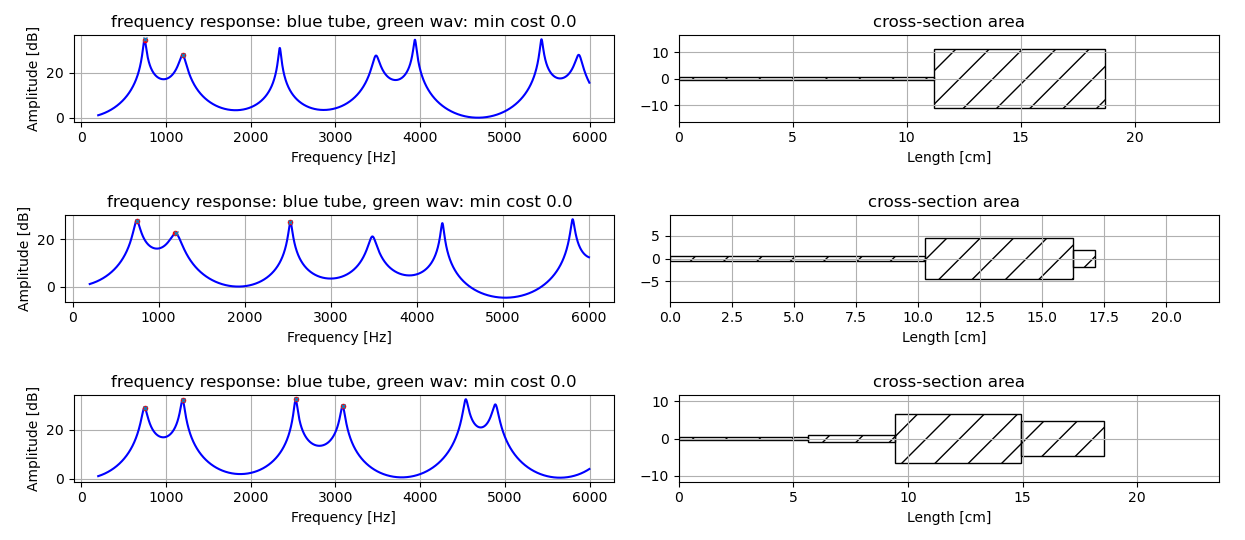
#> input picture result_figure_a/tube234/a_1-16k_0.png, 1245 x 540 px, given as the content of the folder result_figure/2tube, which was not available
$ python combine_image.py
#> lines starting #> are read from the running program, lines starting #| are printed output that depends on the picture; pictures that were not available may be replaced by others from this repository, and a replacement may not be noted
#coding:utf-8

#
# combine 2,3,and 4 tube model estimation result figures
#
#  For example:
#     result_figure/2tube/*.png   result figures of pks2tube5frame.py -t 2 (use 2 tube model)
#     result_figure/3tube/*.png   result figures of pks2tube5frame.py -t 3 (use 3 tube model)
#     result_figure/4tube/*.png   result figures of pks2tube5frame.py -t 4 (use 4 tube model)
#     result_figure/234tube/*.png combine above 2,3,and 4 tube model estimation result figures

import os
import argparse
import glob
from matplotlib import pyplot as plt
import numpy as np


# check version
#  python 3.6.4 on win32
#  numpy 1.18.4
#  matplotlib 3.3.1


if __name__ == '__main__':
    #
    parser = argparse.ArgumentParser(description='combine 2,3,and 4 tube model estimation result figures ')
    parser.add_argument('--result_dir', '-r', default='result_figure', help='specify result directory')
    parser.add_argument('--frame', '-f', type=int, default=-1, help='specify start frame number, igonred if negative')
    args = parser.parse_args()

    #
    flist= glob.glob( args.result_dir + '/2tube' + '/*.png')
    dir_out= args.result_dir + '/tube234'
    # if combine specify start frame number 4 tube model estimation result at the bottom
    if args.frame >= 0:
        dir_out = dir_out + '_' + str(args.frame)

    if not os.path.isdir( dir_out  ):
        os.mkdir( dir_out )


    for f in flist:
        fbase=os.path.basename(f)
        print (fbase)
        tube2=plt.imread(f)
#> tube2 is the input picture: shape (540, 1245, 4) float32; mean R, G, B, A 0.947, 0.947, 0.955, 1
        tube3=plt.imread( args.result_dir + '/3tube/' + fbase)
        tube4=plt.imread( args.result_dir + '/4tube/' + fbase)

        ep=300
        st=tube2.shape[0] - ep
#> st = 240
        sr=35

        # if combine specify start frame number 4 tube model estimation result at the bottom
        if args.frame >= 0:
            tube4s=plt.imread( args.result_dir + '/' + str(args.frame) + '/' + fbase)
            tube234a=np.vstack((tube2[:st,:,:],tube3[:st,:,:],tube4[:st,:,:],tube4s[:st,:,:]))
            tube234b=np.vstack((tube2[ep:,sr:,:],tube3[ep:,sr:,:],tube4[ep:,sr:,:],tube4s[ep:,sr:,:]))
        else:
            tube234a=np.vstack((tube2[:st,:,:],tube3[:st,:,:],tube4[:st,:,:]))
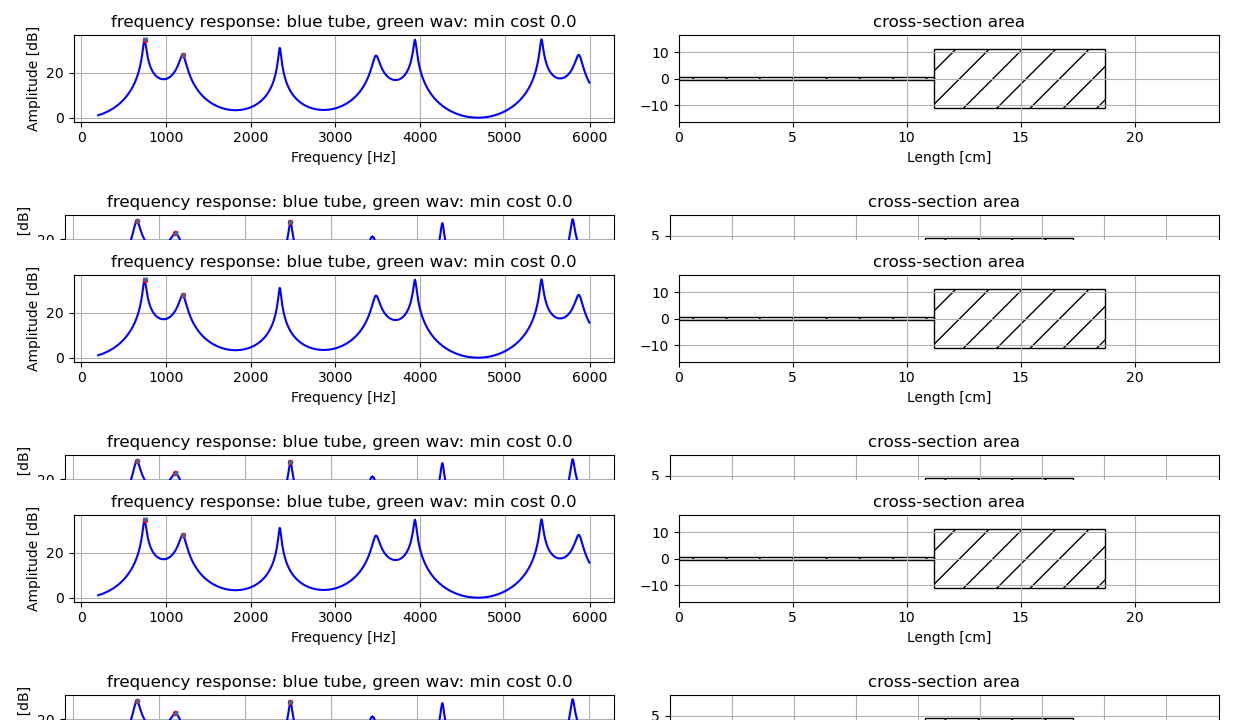
#> tube234a: shape (720, 1245, 4) float32; mean R, G, B, A 0.946, 0.946, 0.953, 1
            tube234b=np.vstack((tube2[ep:,sr:,:],tube3[ep:,sr:,:],tube4[ep:,sr:,:]))
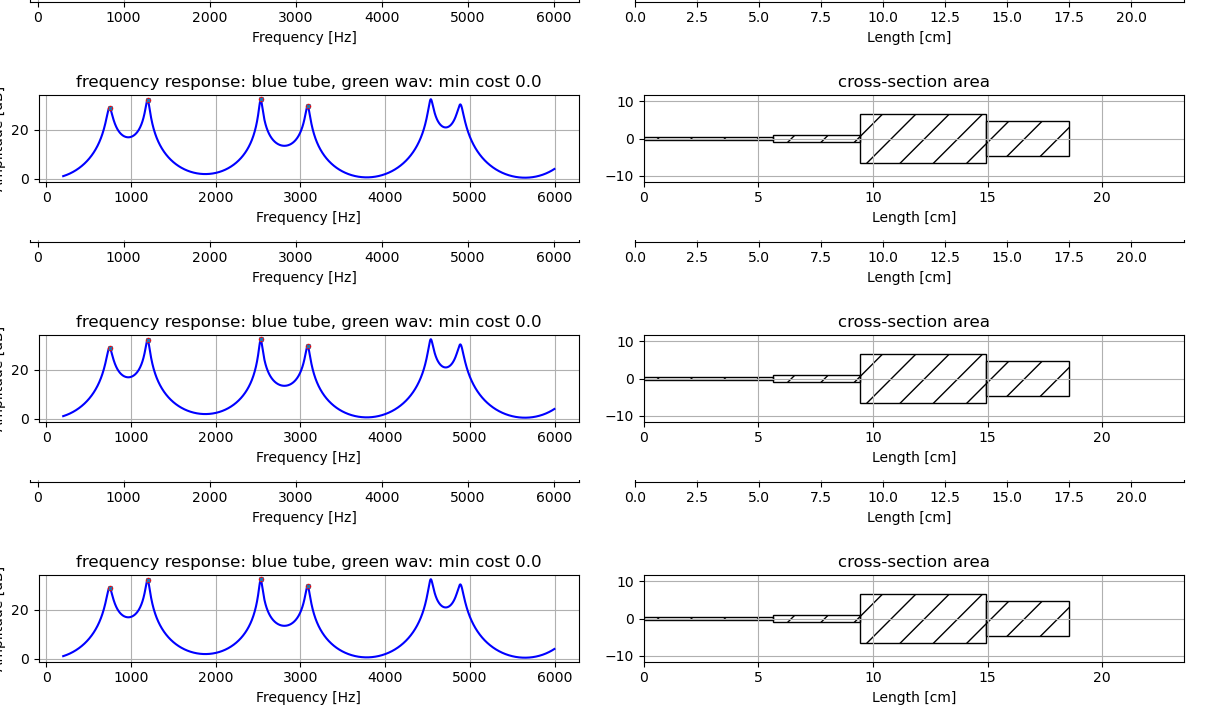
#> tube234b: shape (720, 1210, 4) float32; mean R, G, B, A 0.949, 0.949, 0.955, 1

        tube234 =np.hstack((tube234a, tube234b))
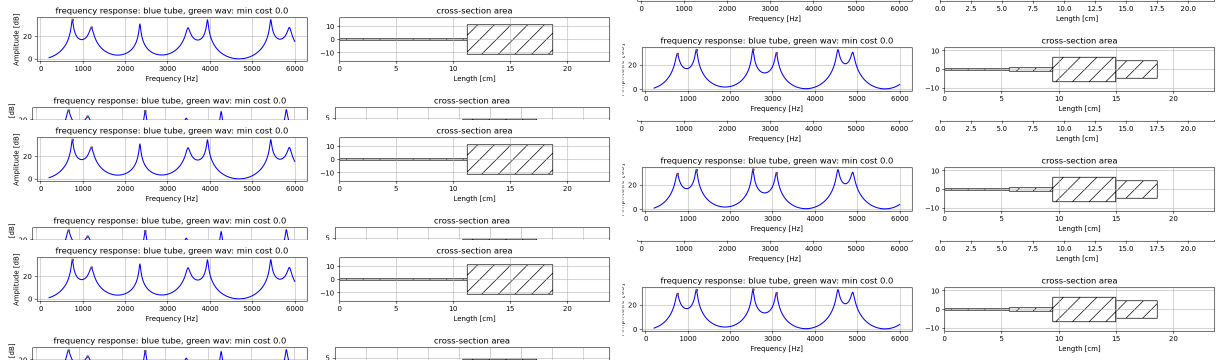
#> tube234: shape (720, 2455, 4) float32 (shown at 1/2 size); mean R, G, B, A 0.948, 0.948, 0.955, 1

        #print ('shape', tube2.shape)
        #print ('shape', tube234.shape)

        plt.imsave( dir_out + '/' + fbase,  tube234)

$ run again, on result_figure_a/tube234/a_1-16k_12.png
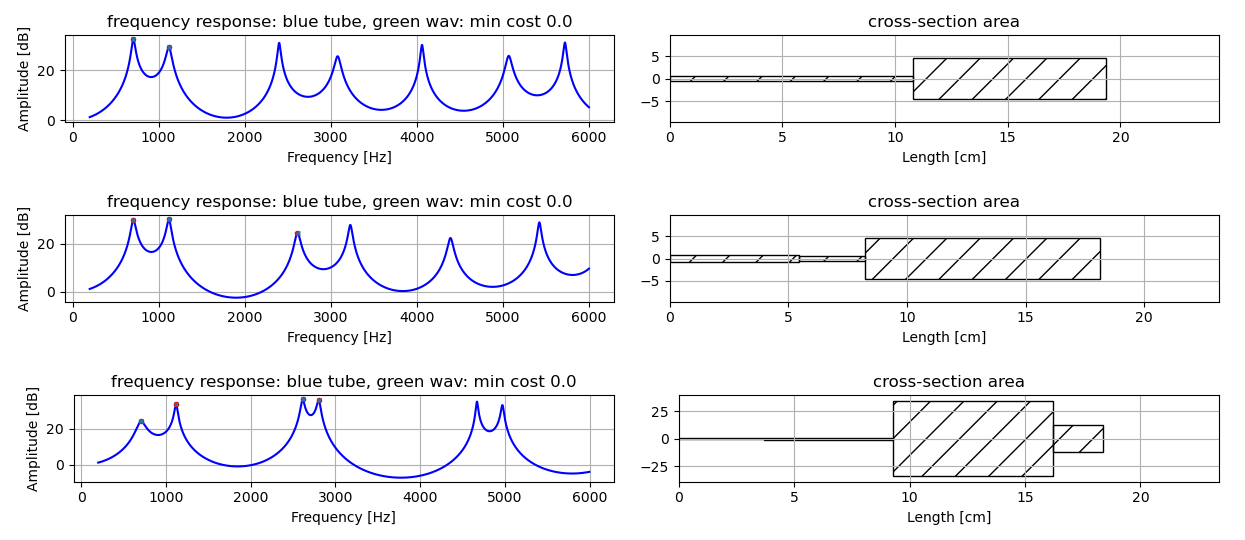
#> input picture result_figure_a/tube234/a_1-16k_12.png, 1245 x 540 px, given as the content of the folder result_figure/2tube, which was not available
#> tube2 is the input picture: shape (540, 1245, 4) float32; mean R, G, B, A 0.947, 0.947, 0.955, 1
#> `tube234b=np.vstack((tube2[ep:,sr:,:],tube3[ep:,sr:,:],tube4[ep:,sr:,:]))`:
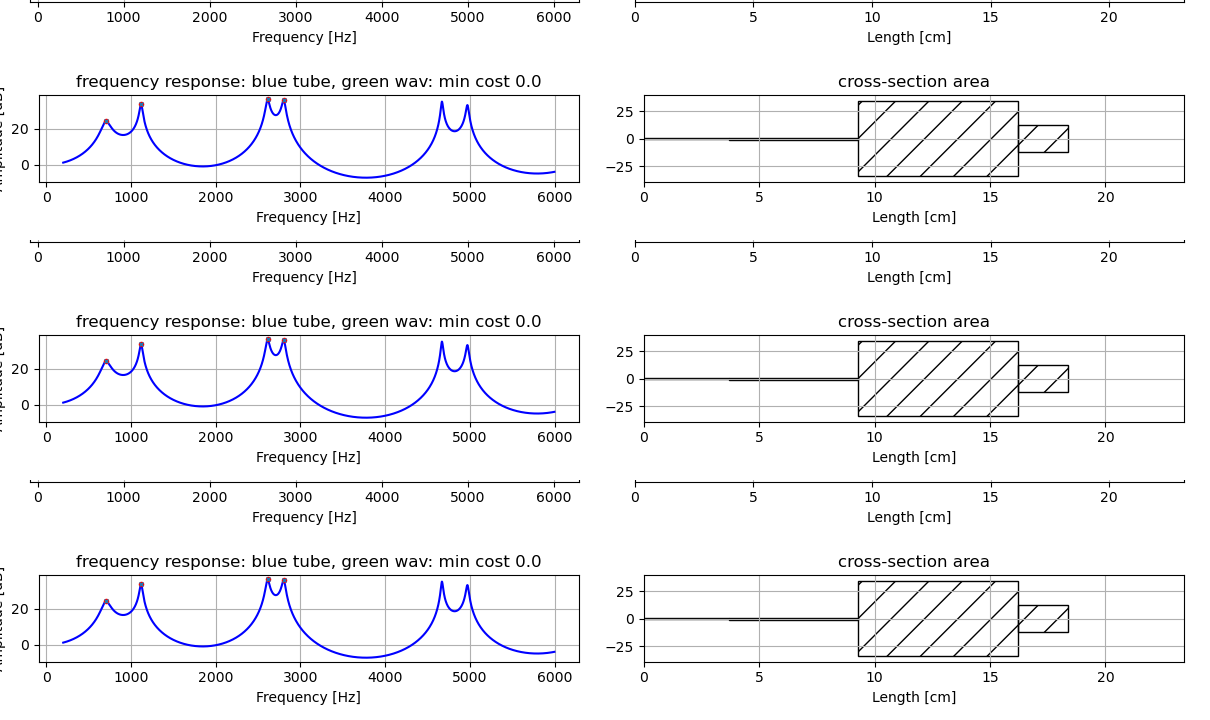
#> tube234b: shape (720, 1210, 4) float32; mean R, G, B, A 0.951, 0.951, 0.957, 1
#> `tube234 =np.hstack((tube234a, tube234b))`:
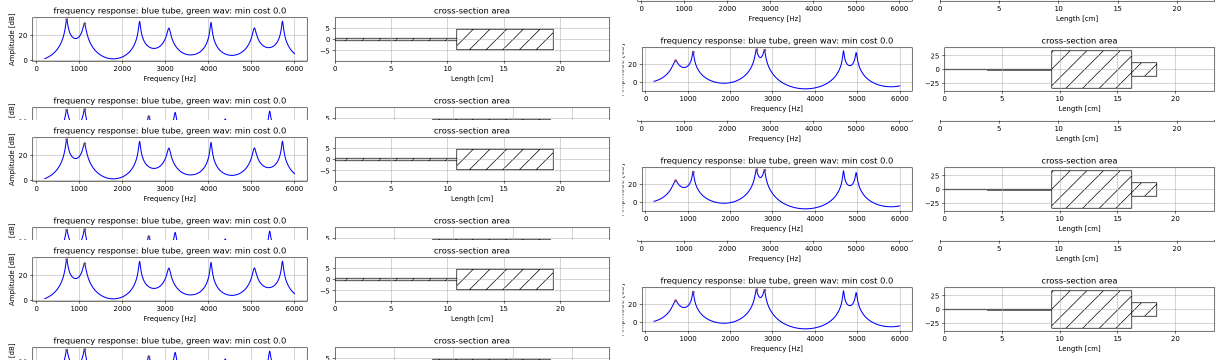
#> tube234: shape (720, 2455, 4) float32 (shown at 1/2 size); mean R, G, B, A 0.949, 0.949, 0.956, 1
